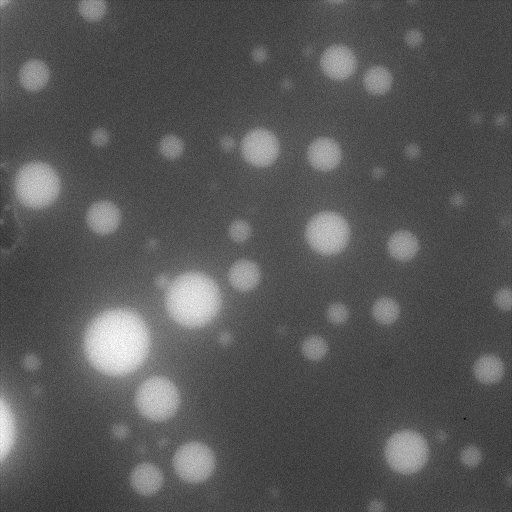
#> input picture 1h15mRNAse.jpg, 512 x 512 px, found by its file name
$ python Readimage.py
#> lines starting #> are read from the running program, lines starting #| are printed output that depends on the picture
import PIL
import cv2
# from scipy import skimage
import numpy as np
import math
from matplotlib import pyplot as plt

# Hough detection from https://www.geeksforgeeks.org/circle-detection-using-opencv-python/

# Read image and adjust size
img = cv2.imread('1h15mRNAse.jpg', cv2.IMREAD_GRAYSCALE)
#> img is the input picture: shape (512, 512); min 0, max 255, mean 86.6
# img = cv2.imread('w8_ch1.jpg', cv2.IMREAD_GRAYSCALE)
# img = cv2.resize(img, (800, 800))
# blur image
img = cv2.medianBlur(img, 7)

# detect circles in image
detect_circles = cv2.HoughCircles(img,
                   cv2.HOUGH_GRADIENT, 1, 20, param1 = 30,
               param2 = 40, minRadius = 1, maxRadius = 40)
#> detect_circles = 17 rows, first 8: [117.5, 341.5, 32.7], [327.5, 232.5, 22.8], [194.5, 297.5, 26], [36.5, 185.5, 22.4], [323.5, 153.5, 16.9], [193.5, 461.5, 20.2], [406.5, 450.5, 22.1], [260.5, 147.5, 19.1]

print(len(detect_circles[0]))
#| 17
if detect_circles is not None:
    detect_circles = np.uint16(np.around(detect_circles))
#> detect_circles = 17 rows, first 8: [118, 342, 33], [328, 232, 23], [194, 298, 26], [36, 186, 22], [324, 154, 17], [194, 462, 20], [406, 450, 22], [260, 148, 19]
    for pt in detect_circles[0, :]:
        a, b, r = pt[0], pt[1], pt[2]

        # Draw the circumference of the circle.
        cv2.circle(img, (a, b), r, (0, 255, 0), 1)

        # Draw a small circle (of radius 1) to show the center.
        cv2.circle(img, (a, b), 1, (0, 0, 255), 2)
#> this loop made 17 passes
#> (a, b, r) on passes 1 to 12: (118, 342, 33), (328, 232, 23), (194, 298, 26), (36, 186, 22), (324, 154, 17), (194, 462, 20), (406, 450, 22), (260, 148, 19), (158, 396, 20), (34, 74, 16), (338, 62, 17), (104, 218, 17)
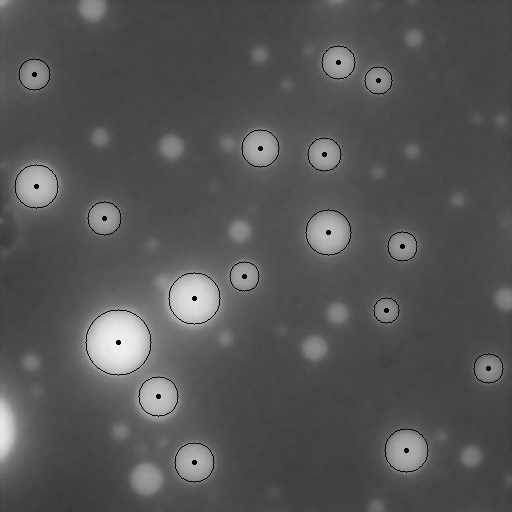
#> img: shape (512, 512); min 0, max 241, mean 85.4
        # [4 lines of commented-out code are left out]


cv2.imshow('image', img)
cv2.waitKey(0)
